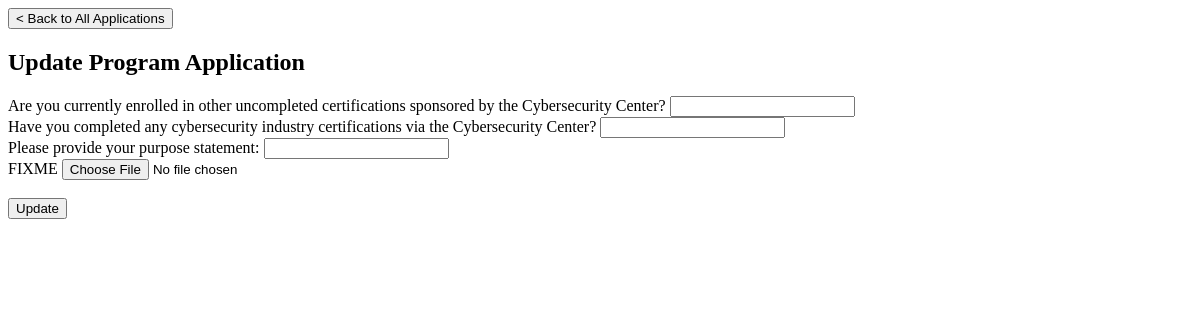
The page /update_program_app/5 on the database as committed earlier.
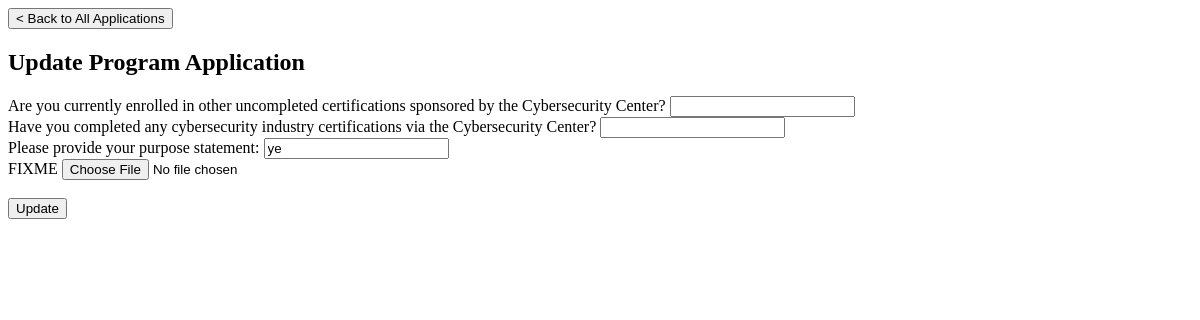
The same page on the database as committed later.
### tables this page shows
CREATE TABLE Application (
                    app_num INTEGER PRIMARY KEY AUTOINCREMENT,
                    program_num INTEGER,
                    UIN INTEGER,
                    uncom_cert TEXT,
                    com_cert TEXT,
                    purpose_statement TEXT,
                    FOREIGN KEY(program_num) REFERENCES Programs(program_num),
                    FOREIGN KEY(UIN) REFERENCES College_students(UIN)
                    );

### app.py (the view)
@app.route('/update_program_app/<int:app_num>')
def load_update_appl_page(app_num):
    conn = get_db_connection()
    app = conn.execute("SELECT * FROM Application WHERE APP_NUM = ?", (app_num, )).fetchone()
    conn.close()
    return render_template("student/update_program_app.html", app=app)

### db.py (called while the page is built)
def get_db_connection():
    conn = sqlite3.connect('database.db')
    conn.row_factory = sqlite3.Row
    return conn

### templates/student/update_program_app.html (shortened to what this page needs)
<!DOCTYPE html>
<html lang="en">
<head>
  <link rel="stylesheet" href="../static/program_application.css">
</head>
<body>
  <a class="back_button" href="{{url_for('application_review')}}">
    <button>< Back to All Applications</button>
  </a>
  <h2>Update Program Application</h2>
  <form action="{{ url_for('update_application') }}" method="POST">
    <div class="form-group">
      <label for="uncom_cert">Are you currently enrolled in other uncompleted certifications sponsored by the Cybersecurity Center?</label>
      <input id="uncom_cert" name="uncom_cert" type="text" value="{{ app.uncom_cert }}">
    </div>
    <div class="form-group">
      <label for="com_cert">Have you completed any cybersecurity industry certifications via the Cybersecurity Center?</label>
      <input id="com_cert" name="com_cert" type="text" value="{{ app.com_cert }}">
    </div>
    <div class="form-group">
      <label for="purpose_statement">Please provide your purpose statement: </label>
      <input id="purpose_statement" name="purpose_statement" type="text" value="{{ app.purpose_statement }}">
    </div>
    <div class="form-group">
      <label>FIXME</label>
      <input type="file">
    </div>
    <br>
    <div class="form-group">
      <button id="apply-button" type="submit">Update</button>
    </div>
  </form>
</body>
</html>

Rows that differ between the two databases and show on the page:
added Application: purpose_statement "ye"
